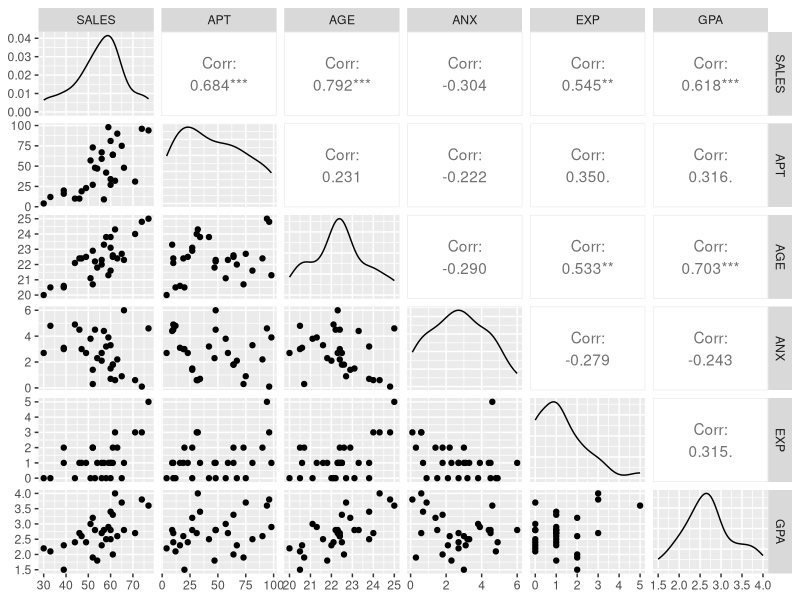
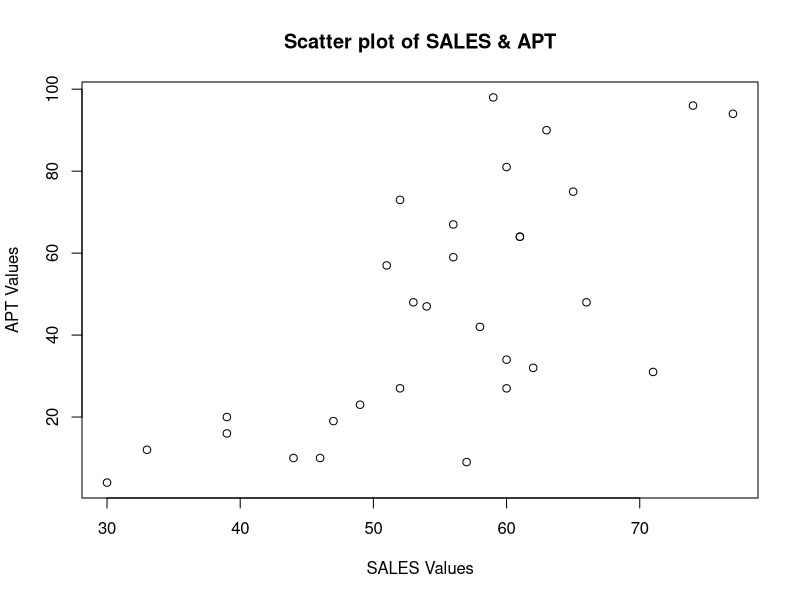
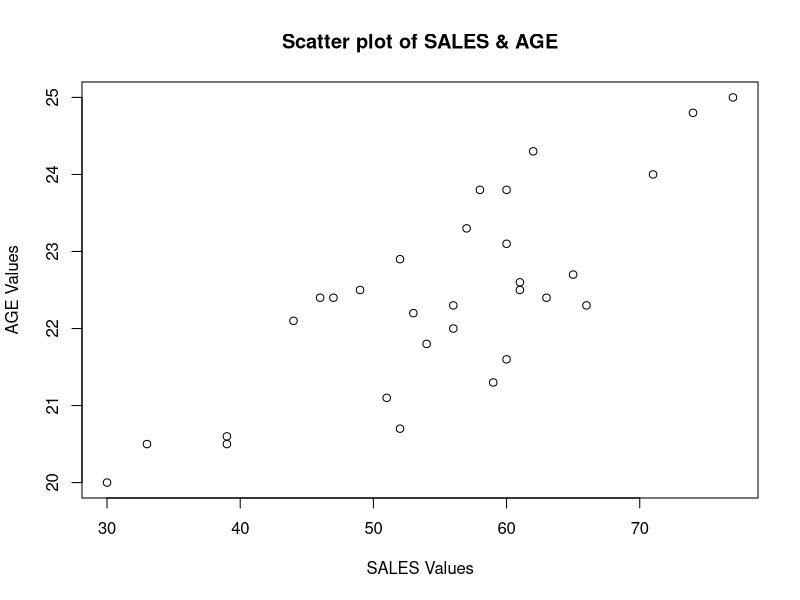
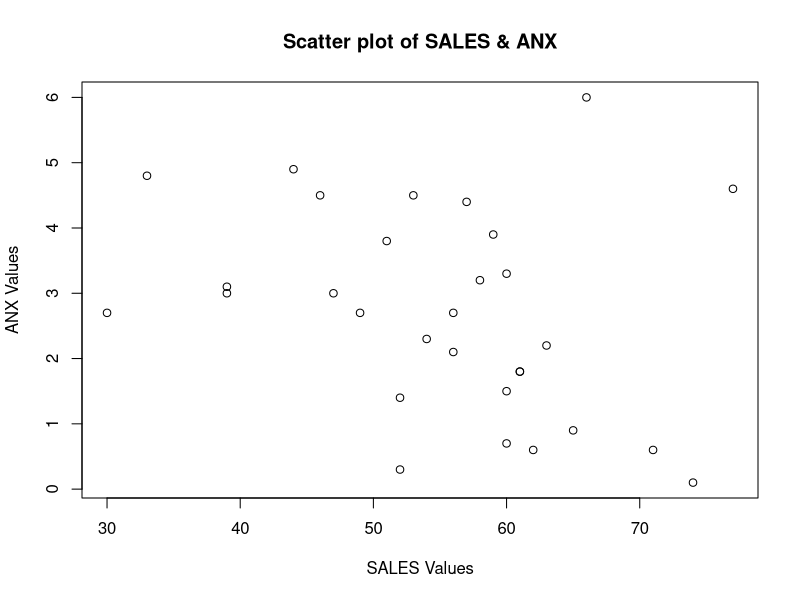
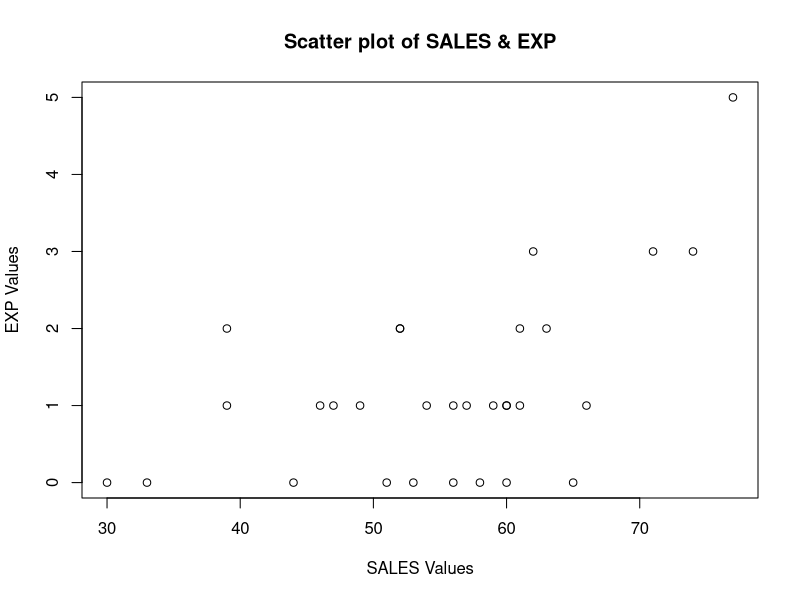
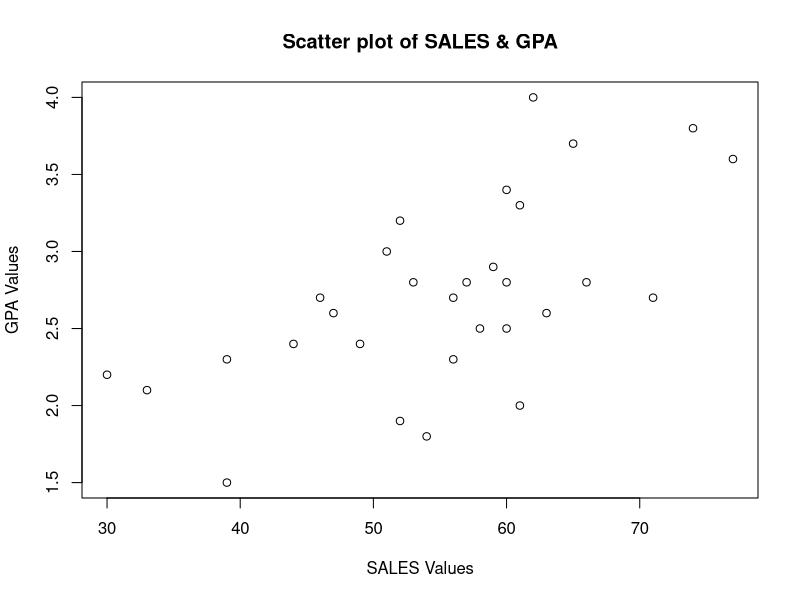
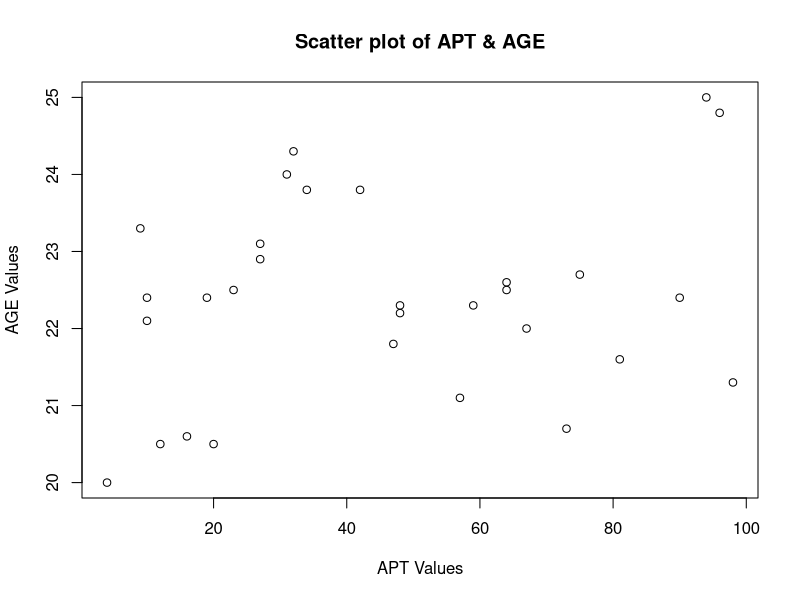
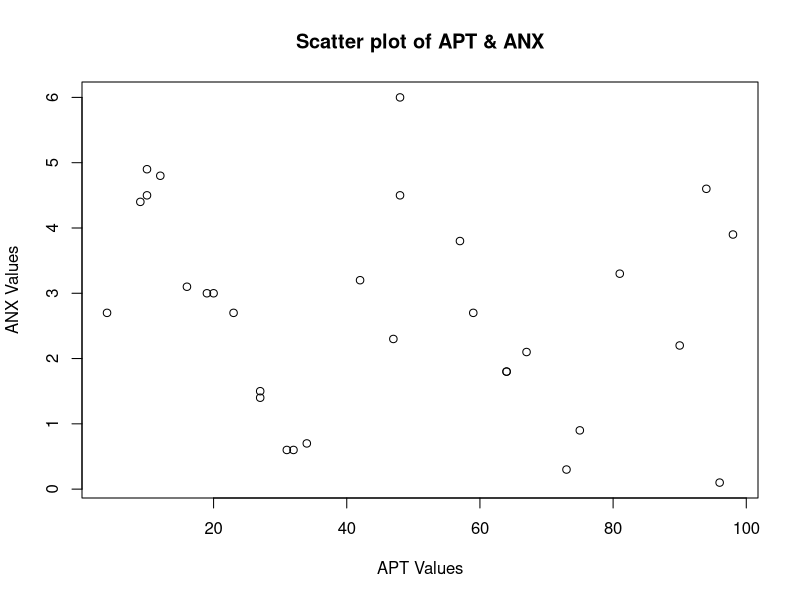

Source code (R) for these figures, in order:
library(data.table)
library(ggplot2)
library(GGally)

data_sales=fread("sales.txt")
data_sales=as.data.frame(data_sales)

str(data_sales)

cor(data_sales)

ggpairs(data_sales)

options(repr.plot.width=4, repr.plot.height=4)

for(i in 1:5){
    for(j in (i+1):6){
      plot(data_sales[,i],data_sales[,j],xlab=paste0(names(data_sales)[i]," Values"),ylab=paste0(names(data_sales)[j]," Values"),
          main=paste0("Scatter plot of ",names(data_sales)[i]," & ", names(data_sales)[j]))  
        
    }
}

abs(cor(data_sales)[,1])

first_regression=lm(SALES~ AGE, data=data_sales)
summary(first_regression)

second_APT_regression=lm(SALES~ AGE+APT , data=data_sales)
summary(second_APT_regression)

anova(first_regression,second_APT_regression)

second_ANX_regression=lm(SALES~ AGE+ANX , data=data_sales)
summary(second_ANX_regression)

anova(first_regression,second_ANX_regression)

second_EXP_regression=lm(SALES~ AGE+EXP , data=data_sales)
summary(second_EXP_regression)

anova(first_regression, second_EXP_regression)

second_GPA_regression=lm(SALES~ AGE+GPA , data=data_sales)
summary(second_GPA_regression)

anova(first_regression, second_GPA_regression)

summary(second_APT_regression)

second_APT_regression_reduced=lm(SALES~ APT , data=data_sales)
summary(second_APT_regression_reduced)

anova(second_APT_regression,second_APT_regression_reduced)

second_regression=lm(SALES~ AGE+APT , data=data_sales)

third_ANX_regression=lm(SALES~ AGE+APT+ANX, data=data_sales)
summary(third_ANX_regression)

anova(second_regression, third_ANX_regression)

third_EXP_regression=lm(SALES~ AGE+APT+EXP, data=data_sales)
summary(third_EXP_regression)

anova(second_regression, third_EXP_regression)

third_GPA_regression=lm(SALES~ AGE+APT+GPA, data=data_sales)
summary(third_GPA_regression)

anova(second_regression, third_GPA_regression)

summary(second_regression)

second_regression_int_removed=lm(SALES ~ -1 + AGE + APT, data = data_sales)
summary(second_regression_int_removed)

anova(second_regression,second_regression_int_removed)

second_regression_AGE_removed=lm(SALES ~ APT, data = data_sales)
summary(second_regression_AGE_removed)

anova(second_regression,second_regression_AGE_removed)

second_regression_APT_removed=lm(SALES ~ AGE, data = data_sales)
summary(second_regression_APT_removed)

anova(second_regression,second_regression_APT_removed)

regression_for_c=lm(SALES~., data=data_sales)
summary(regression_for_c)

stepped_regression=step(regression_for_c, direction="backward")
summary(stepped_regression)

summary(second_regression)

summary(stepped_regression)

final_model=second_regression

summary(final_model)

final_model$coefficients

anova(final_model)

(summary(final_model)$sigma)**2.

hypothesis_test=lm(SALES~ AGE + APT + GPA, data=data_sales)
summary(hypothesis_test)


